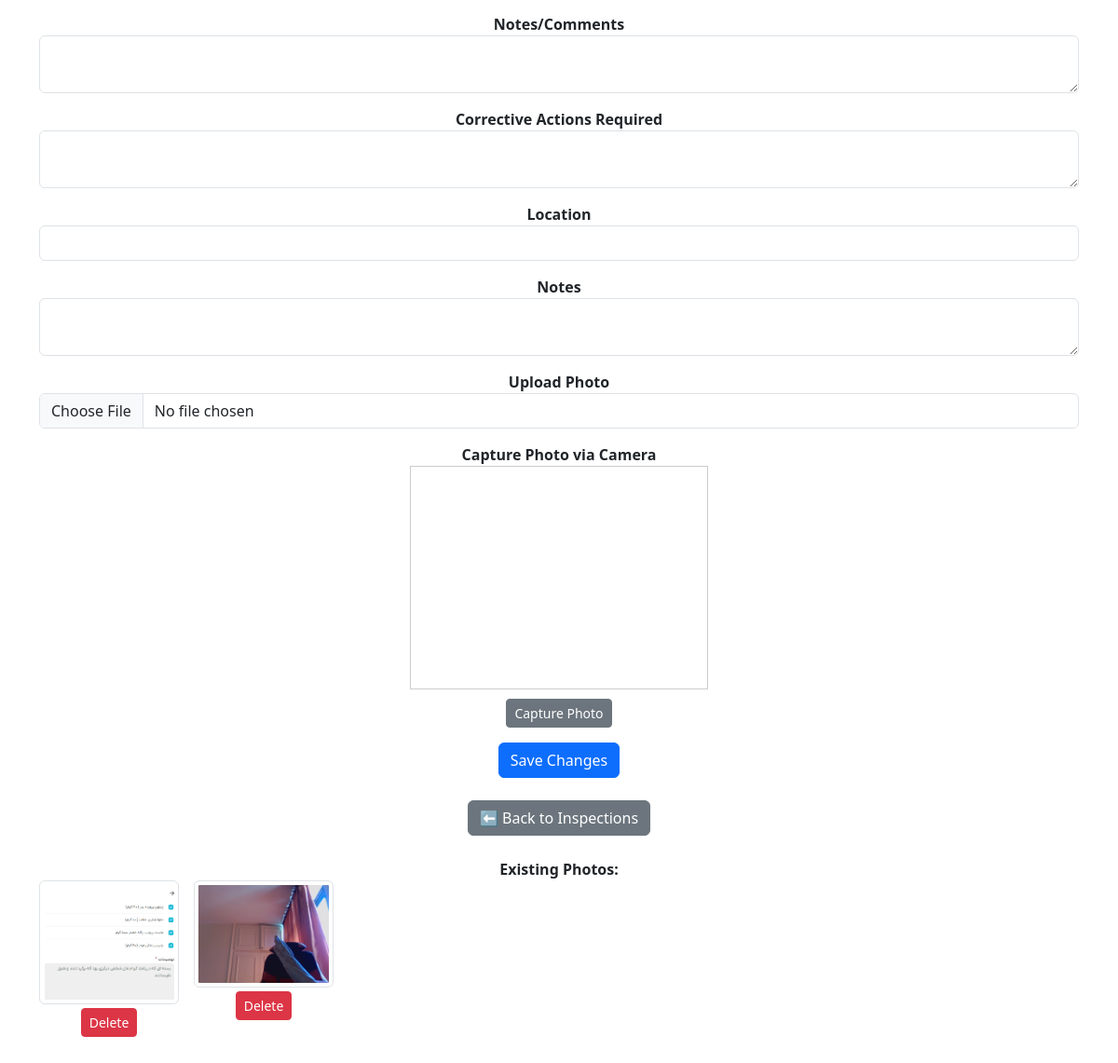
Before: /inspection/27/edit (signed in, lower part) with the older database file.
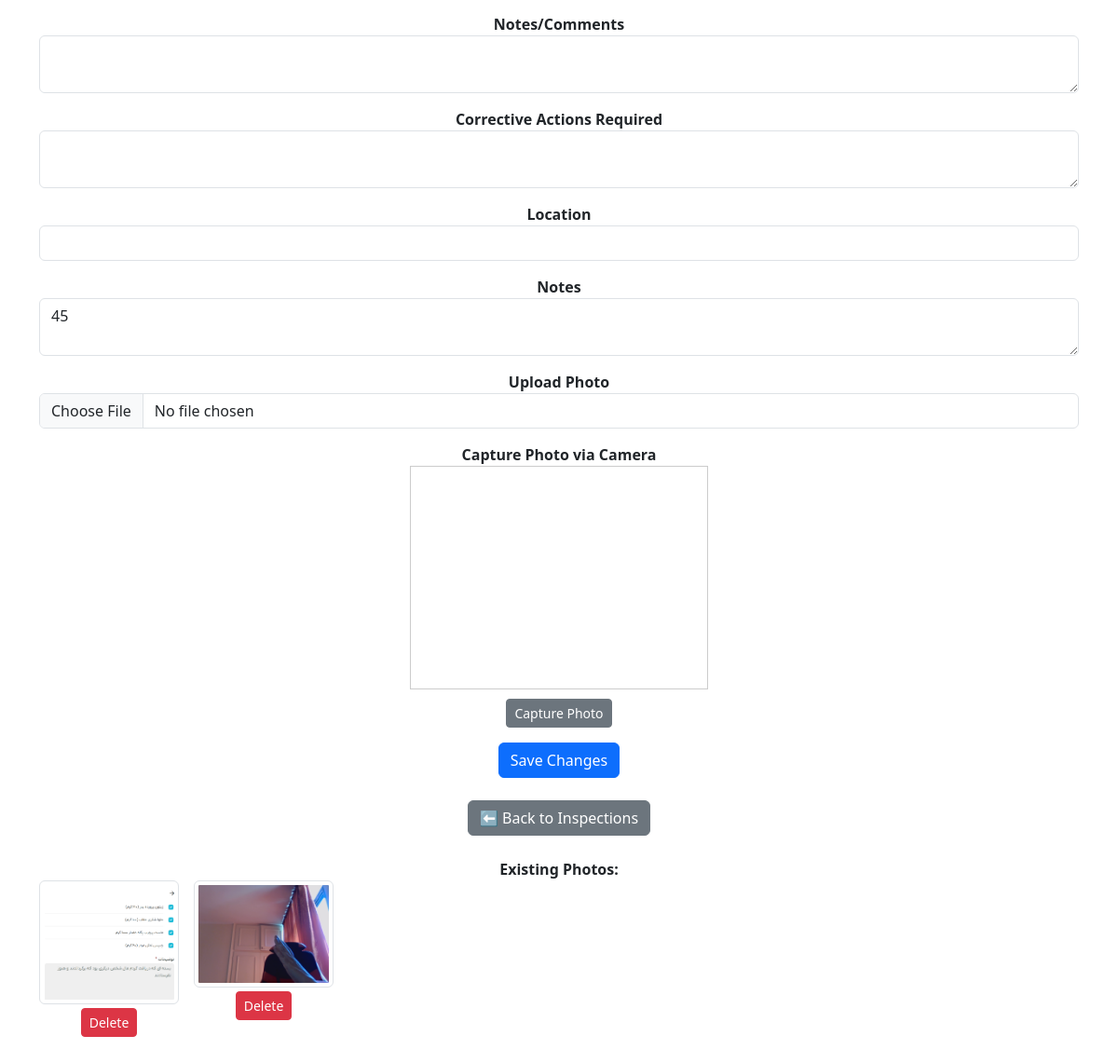
After: the same page with the newer database file.
### tables this page shows
CREATE TABLE inspections (id INTEGER PRIMARY KEY AUTOINCREMENT NOT NULL, form_id INTEGER NOT NULL, inspector_id INTEGER NOT NULL, submitted_at DATETIME DEFAULT CURRENT_TIMESTAMP, location TEXT,  notes TEXT,  score REAL, FOREIGN KEY (form_id) REFERENCES forms(id), FOREIGN KEY (inspector_id) REFERENCES users(id)
);

### app.py (the view, shortened to what this page needs)
@app.route("/inspection/<int:inspection_id>/edit", methods=["GET", "POST"])
@login_required
def inspection_edit(inspection_id):
    inspection = db.execute("SELECT * FROM inspections WHERE id = ? AND inspector_id = ?", inspection_id, session["user_id"])[0]
    form = db.execute("SELECT * FROM forms WHERE id = ?", inspection["form_id"])[0]
    fields = db.execute("SELECT * FROM form_fields WHERE form_id = ?", form["id"])
    for field in fields:
        value = db.execute("""
            SELECT value FROM inspection_fields
            WHERE inspection_id = ? AND field_id = ?
        """, inspection_id, field["id"])
        field["value"] = value[0]["value"] if value else ""
    images = db.execute("SELECT * FROM inspection_images WHERE inspection_id = ?", inspection_id)
    return render_template("inspection_edit.html", form=form, fields=fields, inspection=inspection, images=images)

### helpers.py (called while the page is built)
def login_required(f):
    @wraps(f)
    def decorated_function(*args, **kwargs):
        if session.get("user_id") is None:
            return redirect("/login")
        return f(*args, **kwargs)
    return decorated_function

### templates/inspection_edit.html (shortened to what this page needs)
{% extends "layout.html" %}
{% block main %}
<form method="POST" enctype="multipart/form-data" id="mainForm">
  {% for field in fields %}
    <div class="form-group mb-3">
      <label for="field_{{ field.id }}"><strong>{{ field.label }}</strong>{% if field.required %} *{% endif %}</label>
      {% if field.field_type == 'text' %}
        <input type="text" class="form-control" id="field_{{ field.id }}" name="field_{{ field.id }}" value="{{ field.value or '' }}">
      {% elif field.field_type == 'textarea' %}
        <textarea class="form-control" id="field_{{ field.id }}" name="field_{{ field.id }}">{{ field.value or '' }}</textarea>
      {% elif field.field_type == 'number' %}
        <input type="number" class="form-control" id="field_{{ field.id }}" name="field_{{ field.id }}" value="{{ field.value or '' }}">
      {% elif field.field_type == 'date' %}
        <input type="date" class="form-control" id="field_{{ field.id }}" name="field_{{ field.id }}" value="{{ field.value or '' }}">
      {% endif %}
    </div>
  {% endfor %}
  <div class="form-group mb-3">
    <label for="location"><strong>Location</strong></label>
    <input type="text" class="form-control" name="location" id="location" value="{{ inspection.location or '' }}">
  </div>
  <div class="form-group mb-3">
    <label for="notes"><strong>Notes</strong></label>
    <textarea class="form-control" name="notes" id="notes">{{ inspection.notes or '' }}</textarea>
  </div>
  <div class="form-group mb-3">
    <label for="photo_upload"><strong>Upload Photo</strong></label>
    <input type="file" class="form-control" name="photo_upload" id="photo_upload" accept="image/*">
  </div>
  <div class="form-group mb-3">
    <label><strong>Capture Photo via Camera</strong></label>
    <div style="display:flex; flex-direction:column; align-items:center; gap:10px;">
      <video id="camera" width="320" height="240" autoplay style="border:1px solid #ccc;"></video>
      <button type="button" class="btn btn-secondary btn-sm" onclick="capturePhoto()">Capture Photo</button>
    </div>
  </div>
  <button type="submit" class="btn btn-primary">Save Changes</button>
  <div class="mt-4">
        <a href="/inspection_show" class="btn btn-secondary">⬅ Back to Inspections</a>
  </div>
</form>
<div class="mb-3 mt-4">
  <label><strong>Existing Photos:</strong></label>
  <div class="d-flex flex-wrap">
    {% for image in images %}
      <div class="me-3 mb-3 text-center">
        <img src="{{ url_for('static', filename='inspection_photos/' ~ image.filename) }}" alt="Photo" width="150" class="img-thumbnail">
        <form method="POST" onsubmit="return confirm('Are you sure you want to delete this photo?');">
          <button type="submit" class="btn btn-sm btn-danger mt-1">Delete</button>
        </form>
      </div>
    {% endfor %}
  </div>
</div>
{% endblock %}

Changed rows visible on the page:
now on this page (row edited): inspections: notes "45"
